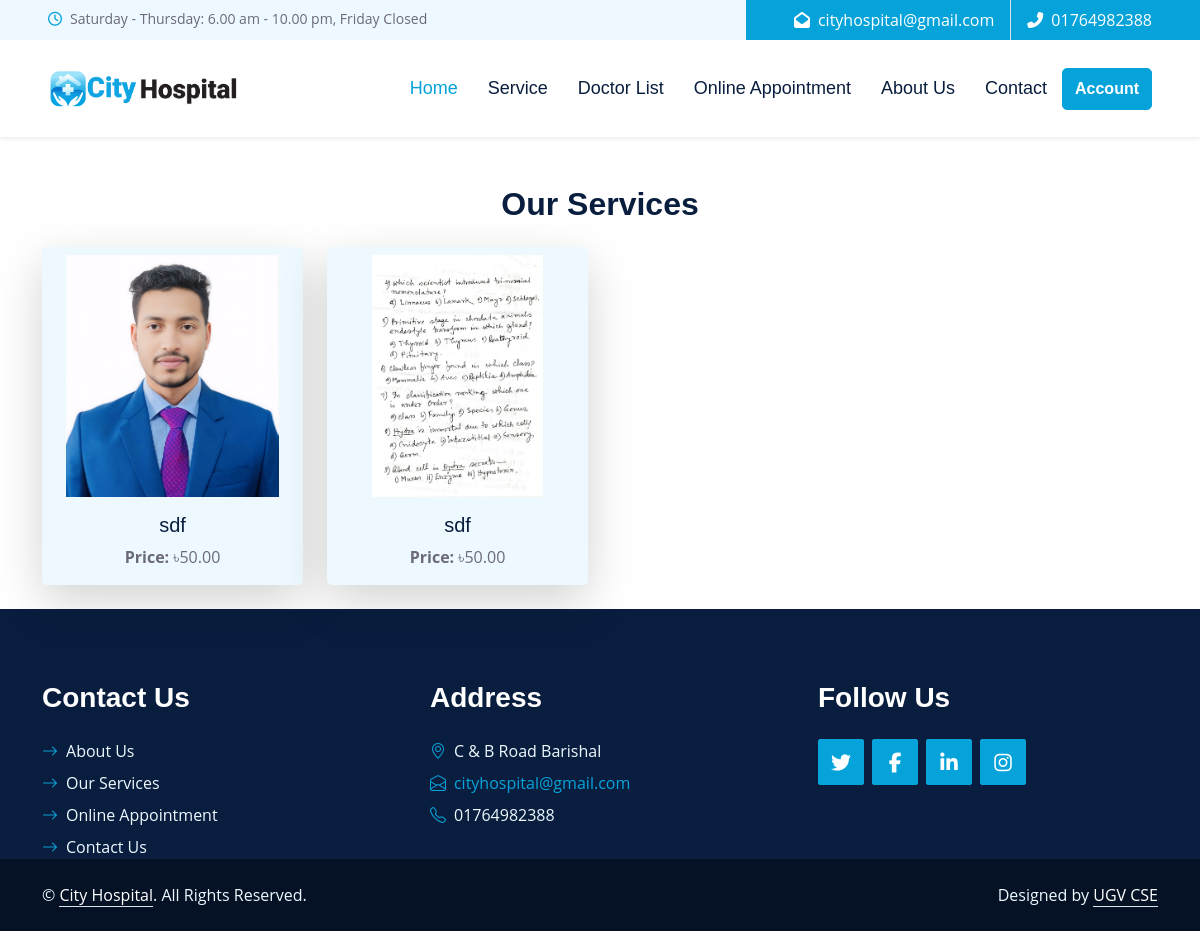
The page /public-services/ on the database its author committed.
### pms/models.py (models this page shows, shortened)
class SiteInfo(models.Model):
    site_name = models.CharField(max_length=20)
    color_logo = models.ImageField(upload_to='logo/')
    white_logo = models.ImageField(upload_to='logo/')
    email = models.EmailField()
    phone = models.CharField(max_length=14)
    address = models.CharField(max_length=100)
    opening_hours = models.CharField(max_length=255, default='Saturday - Thursday: 6.00 am - 10.00 pm, Friday Closed')
    site_facebook = models.URLField(max_length=100)
    site_x = models.URLField(max_length=100)
    site_instagram = models.URLField(max_length=100)
    site_pinterest = models.URLField(max_length=100)

class Service(models.Model):
    name = models.CharField(max_length=200)
    price = models.DecimalField(max_digits=10, decimal_places=2)
    image = models.ImageField(upload_to='services/')

### pms/views.py (the view)
# urls.py: path('public-services/', public_service_list, name='public_service_list'),
def public_service_list(request):
    services = Service.objects.all()
    return render(request, 'public_service_list.html', {'services': services})

### pms/context_processors.py (called while the page is built)
def site_information(request):
    site_info = SiteInfo.objects.first()
    return {
        'site_info': site_info
    }

### templates/public_service_list.html
{% extends 'base.html' %}
{% block content %}
    <div class="container mt-5">
        <h2 class="text-center mb-4">Our Services</h2>
        <div class="row">
            {% for service in services %}
                <div class="col-lg-3 col-md-4 col-sm-6 mb-4">
                    <div class="card shadow-lg border-0 rounded-3" style="background-color: #EEF9FF;">
                        <img src="{{ service.image.url }}" alt="{{ service.name }}" class="card-img-top img-fluid pt-2" style="height: 250px; object-fit: contain;">
                        <div class="card-body d-flex flex-column justify-content-center text-center">
                            <h5 class="card-title">{{ service.name }}</h5>
                            <p class="card-text"><strong>Price:</strong> ৳{{ service.price }}</p>
                        </div>
                    </div>
                </div>
            {% endfor %}
        </div>
    </div>
{% endblock %}

### templates/header.html (shortened to what this page needs)
{% load static %}
    <div class="container-fluid bg-light ps-5 pe-0 d-none d-lg-block">
        <div class="row gx-0">
            <div class="col-md-6 text-center text-lg-start mb-2 mb-lg-0">
                <div class="d-inline-flex align-items-center">
                    <small class="py-2"><i class="far fa-clock text-primary me-2"></i>{{ site_info.opening_hours }} </small>
                </div>
            </div>
            <div class="col-md-6 text-center text-lg-end">
                <div class="position-relative d-inline-flex align-items-center bg-primary text-white top-shape px-5">
                    <div class="me-3 pe-3 border-end py-2">
                        <p class="m-0"><i class="fa fa-envelope-open me-2"></i>{{ site_info.email }}</p>
                    </div>
                    <div class="py-2">
                        <p class="m-0"><i class="fa fa-phone-alt me-2"></i>{{ site_info.phone }}</p>
                    </div>
                </div>
            </div>
        </div>
    </div>
    <nav class="navbar navbar-expand-sm bg-white navbar-light shadow-sm px-5 py-3 py-lg-0">
        <a href="{% url 'home' %}" class="navbar-brand p-0">
            <img src="{{ site_info.color_logo.url }}" alt="" style="width: 190px;">
        </a>
        <div class="collapse navbar-collapse" id="navbarCollapse">
            <div class="navbar-nav ms-auto py-0">
                <a href="{% url 'home' %}" class="nav-item nav-link active">Home</a>
                <a href="{% url 'public_service_list' %}" class="nav-item nav-link">Service</a>
                <a href="{% url 'public_doctor_list' %}" class="nav-item nav-link">Doctor List</a>
                <a href="{% url 'public_online_appointment' %}" class="nav-item nav-link">Online Appointment</a>
                <a href="{% url 'about_us' %}" class="nav-item nav-link">About Us</a>
                <a href="{% url 'contact' %}" class="nav-item nav-link">Contact</a>
            </div>
            {% if user.is_authenticated %}
                <a style="border-radius: 5px;" href="#" class="btn btn-primary py-2 dropdown-toggle" id="accountDropdown" data-bs-toggle="dropdown" aria-expanded="false">
                {{ user.first_name|default:user.username }}
                </a>
                <ul class="dropdown-menu dropdown-menu-end" style="margin-left:25px;" aria-labelledby="accountDropdown">
                 {% comment %} <li><hr class="dropdown-divider"></li> {% endcomment %}
                <li><a class="dropdown-item" href="{% url 'logout' %}">Logout</a></li>
                </ul>
            {% else %}
                <a href="{% url 'login' %}" class="btn btn-primary py-2" style="border-radius: 5px;">
                Account
                </a>
            {% endif %}
        </div>
    </nav>

### templates/footer.html
<div class="container-fluid bg-dark text-light  wow fadeInUp" data-wow-delay="0.3s" >
    <div class="container pt-5">
        <div class="row g-5 pt-4">
            <div class="col-lg-4 col-md-6">
                <h3 class="text-white mb-4">Contact Us</h3>
                <div class="d-flex flex-column justify-content-start">
                    <a class="text-light mb-2" href="{% url 'about_us' %}"><i class="bi bi-arrow-right text-primary me-2"></i>About Us</a>
                    <a class="text-light mb-2" href="{% url 'public_service_list' %}"><i class="bi bi-arrow-right text-primary me-2"></i>Our Services</a>
                    <a class="text-light mb-2" href="#"><i class="bi bi-arrow-right text-primary me-2"></i>Online Appointment</a>
                    <a class="text-light" href="{% url 'contact' %}"><i class="bi bi-arrow-right text-primary me-2"></i>Contact Us</a>
                </div>
            </div>
            <div class="col-lg-4 col-md-6">
                <h3 class="text-white mb-4">Address</h3>
                <p class="mb-2"><i class="bi bi-geo-alt text-primary me-2"></i>{{ site_info.address }}</p>
                <p class="mb-2"><i class="bi bi-envelope-open text-primary me-2"></i><a href="mailto:{{ site_info.email }}">{{ site_info.email }}</a></p>
                <p class="mb-0"><i class="bi bi-telephone text-primary me-2"></i>{{ site_info.phone }}</p>
            </div>
            <div class="col-lg-4 col-md-6">
                <h3 class="text-white mb-4">Follow Us</h3>
                <div class="d-flex">
                    <a class="btn btn-lg btn-primary btn-lg-square rounded me-2" href="{{ site_info.site_x }}"><i class="fab fa-twitter fw-normal"></i></a>
                    <a class="btn btn-lg btn-primary btn-lg-square rounded me-2" href="{{ site_info.site_facebook }}"><i class="fab fa-facebook-f fw-normal"></i></a>
                    <a class="btn btn-lg btn-primary btn-lg-square rounded me-2" href="{{ site_info.site_linkedin }}"><i class="fab fa-linkedin-in fw-normal"></i></a>
                    <a class="btn btn-lg btn-primary btn-lg-square rounded" href="{{ site_info.site_instagram }}"><i class="fab fa-instagram fw-normal"></i></a>
                </div>
            </div>
        </div>
    </div>
</div>
<div class="container-fluid text-light py-4" style="background: #051225;">
    <div class="container">
        <div class="row g-0">
            <div class="col-md-6 text-center text-md-start">
                <p class="mb-md-0">&copy; <a class="text-white border-bottom" >{{ site_info.site_name }}</a>. All Rights Reserved.</p>
            </div>
            <div class="col-md-6 text-center text-md-end">
                <p class="mb-0">Designed by <a class="text-white border-bottom" href="">UGV CSE </a></p>
            </div>
        </div>
    </div>
</div>

### pms/static/assets/css/style.css (style rules this page uses)
:root { --primary: #06A3DA; --secondary: #F57E57; --light: #EEF9FF; --dark: #091E3E; }
h1, h2, .font-weight-bold { font-weight: 700 !important; }
h3, h4, .font-weight-semi-bold { font-weight: 600 !important; }
h5, h6, .font-weight-medium { font-weight: 500 !important; }
.btn { font-family: 'Jost', sans-serif; font-weight: 600; transition: .5s; }
.btn-primary, .btn-secondary { color: #FFFFFF; }
.btn-lg-square { width: 46px; height: 46px; }
.btn-square, .btn-sm-square, .btn-lg-square { padding-left: 0; padding-right: 0; text-align: center; }
.navbar-light .navbar-nav .nav-link { font-family: 'Jost', sans-serif; padding: 35px 15px; font-size: 18px; color: var(--dark); outline: none; transition: .5s; }
.navbar-light .navbar-nav .nav-link:hover, .navbar-light .navbar-nav .nav-link.active { color: var(--primary); }

### rows shown on the page
SiteInfo: opening_hours "Saturday - Thursday: 6.00 am - 10.00 pm, Friday Closed", email "cityhospital@gmail.com", phone "01764982388", color_logo (picture), address "C & B Road Barishal", site_name "City Hospital"
Service: image (picture), name "sdf", price "50.00"
Service: image (picture), name "sdf", price "50.00"
